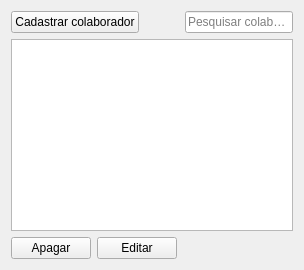
          <widget class="QWidget" name="Colaboradores">
           <attribute name="title">
            <string>Colaboradores</string>
           </attribute>
           <layout class="QVBoxLayout" name="verticalLayout_10">
            <item>
             <layout class="QVBoxLayout" name="verticalLayout_2">
              <item>
               <layout class="QHBoxLayout" name="horizontalLayout_3">
                <item>
                 <widget class="QPushButton" name="btnCadastroCol">
                  <property name="styleSheet">
                   <string notr="true"/>
                  </property>
                  <property name="text">
                   <string>Cadastrar colaborador</string>
                  </property>
                 </widget>
                </item>
                <item>
                 <spacer name="horizontalSpacer_3">
                  <property name="orientation">
                   <enum>Qt::Orientation::Horizontal</enum>
                  </property>
                  <property name="sizeHint" stdset="0">
                   <size>
                    <width>40</width>
                    <height>20</height>
                   </size>
                  </property>
                 </spacer>
                </item>
                <item>
                 <widget class="QLineEdit" name="linePesquisaCol">
                  <property name="text">
                   <string/>
                  </property>
                  <property name="placeholderText">
                   <string>Pesquisar colaborador</string>
                  </property>
                 </widget>
                </item>
               </layout>
              </item>
              <item>
               <widget class="QTableWidget" name="tw_colaboradores"/>
              </item>
              <item>
               <layout class="QHBoxLayout" name="horizontalLayout_4">
                <item>
                 <widget class="QPushButton" name="btnApagarCol">
                  <property name="text">
                   <string>Apagar</string>
                  </property>
                 </widget>
                </item>
                <item>
                 <widget class="QPushButton" name="btnEditarCol">
                  <property name="text">
                   <string>Editar</string>
                  </property>
                 </widget>
                </item>
                <item>
                 <spacer name="horizontalSpacer_4">
                  <property name="orientation">
                   <enum>Qt::Orientation::Horizontal</enum>
                  </property>
                  <property name="sizeHint" stdset="0">
                   <size>
                    <width>40</width>
                    <height>20</height>
                   </size>
                  </property>
                 </spacer>
                </item>
               </layout>
              </item>
             </layout>
            </item>
           </layout>
          </widget>
